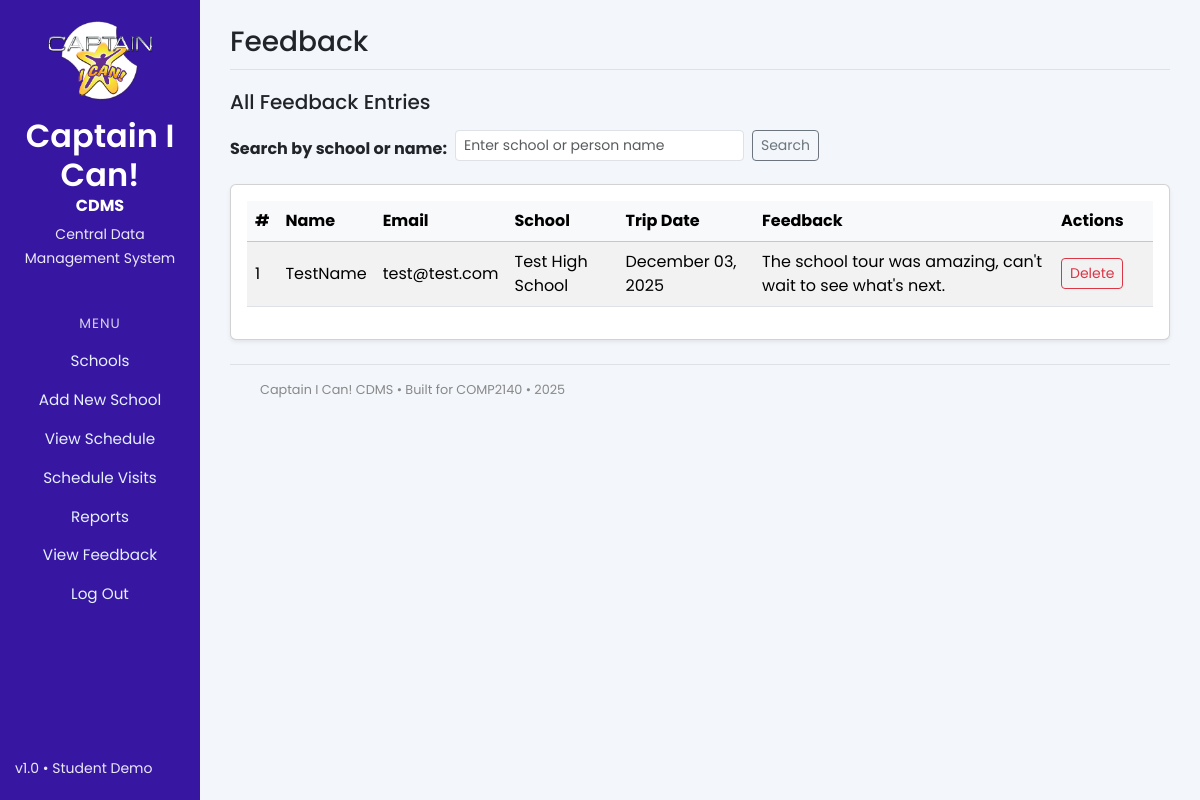
The page /feedback_db (signed in) on the database its author committed.
### app.py (models this page shows)
class Feedback(db.Model):
    __tablename__ = "feedback"
    id = db.Column(db.Integer, primary_key=True)
    visit_id = db.Column(db.Integer, db.ForeignKey('visits.id'), nullable=True)
    Name = db.Column(db.String(100), nullable=False)
    School_name = db.Column(db.String(150), nullable=False)
    Email = db.Column(db.String(120), nullable=False)
    Feedback = db.Column(db.Text, nullable=False)
    TripDate = db.Column(db.Date, nullable=False)
    created_at = db.Column(db.DateTime, default=datetime.utcnow)

### app.py (the view, shortened to what this page needs)
@app.route("/feedback_db", methods=["GET"])
@login_required
def feedback_db():
    search_query = request.args.get("search", "").strip()
    query = Feedback.query
    feedback_list = query.order_by(Feedback.created_at.desc()).all()
    return render_template(
        "feedback_db.html",
        feedback_list=feedback_list,
        search=search_query
    )

### app.py (called while the page is built)
def login_required(f):
    @wraps(f)
    def decorated_function(*args, **kwargs):
        if 'logged_in' not in session:
            flash('Please log in to access this page.', 'error')
            return redirect(url_for('login'))
        return f(*args, **kwargs)
    return decorated_function

### templates/feedback_db.html (shortened to what this page needs)
{% extends "base.html" %}
{% block page_title %}Feedback{% endblock %}
{% block content %}
<div class="d-flex justify-content-between align-items-center mb-3">
    <h5 class="mb-0">All Feedback Entries</h5>
</div>
<form method="get" action="{{ url_for('feedback_db') }}" class="row g-2 mb-3">
    <div class="col-auto">
        <label for="search" class="col-form-label"><strong>Search by school or name:</strong></label>
    </div>
    <div class="col-auto">
        <input
            type="text"
            id="search"
            name="search"
            class="form-control form-control-sm"
            value="{{ search or '' }}"
            placeholder="Enter school or person name"
        >
    </div>
    <div class="col-auto">
        <button type="submit" class="btn btn-outline-secondary btn-sm">
            Search
        </button>
    </div>
</form>
<div class="card shadow-sm p-3">
    {% if feedback_list %}
        <div class="table-responsive">
            <table class="table table-striped table-hover align-middle">
                <thead class="table-light">
                    <tr>
                        <th>#</th>
                        <th>Name</th>
                        <th>Email</th>
                        <th>School</th>
                        <th>Trip Date</th>
                        <th>Feedback</th>
                        <th style="width: 100px;">Actions</th>
                    </tr>
                </thead>
                <tbody>
                    {% for fb in feedback_list %}
                    <tr>
                        <td>{{ loop.index }}</td>
                        <td>{{ fb.Name }}</td>
                        <td>{{ fb.Email }}</td>
                        <td>{{ fb.School_name }}</td>
                        <td>{{ fb.TripDate.strftime("%B %d, %Y") }}</td>
                        <td>{{ fb.Feedback }}</td>
                        <td>
                            <form
                                action="{{ url_for('delete_feedback', feedback_id=fb.id) }}"
                                method="post"
                                onsubmit="return confirm('Are you sure you want to delete this feedback?');"
                            >
                                <button type="submit" class="btn btn-sm btn-outline-danger">
                                    Delete
                                </button>
                            </form>
                        </td>
                    </tr>
                    {% endfor %}
                </tbody>
            </table>
        </div>
    {% else %}
        <p class="text-muted text-center mb-0 mt-3">No feedback entries found.</p>
        <p class="text-center mt-1" style="color:#2c3e50; font-size: 0.9rem;">
            We value every voice — feel free to add yours anytime.
        </p>
    {% endif %}
</div>
{% endblock %}

### templates/base.html (style rules this page uses)
body { background-color: #f3f6fa; font-family: 'Poppins', sans-serif; }

### rows shown on the page
Feedback: Name "TestName", Email "test@test.com", School_name "Test High School", TripDate "December 03, 2025", Feedback "The school tour was amazing, can't wait to see what's next."

### other values the page prints
{{ 2025 }} "2025"
